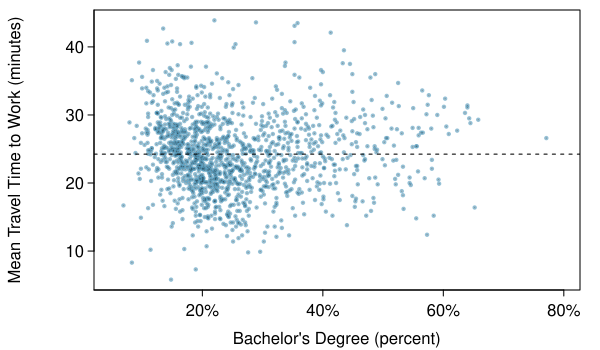

The R source for this figure:
library(openintro)
library(splines)

ind <- 2829

county23 = read.csv("https://www.dropbox.com/scl/fi/26nlqmfwuizg4vx9c2p7g/ACS2023wide_final.csv?rlkey=yt7l9xt0dulny0ho7i6lsxyq6&st=sm621q4x&dl=1")
myPDF("meanTravelTimeBachelors.pdf", 6, 3.5,
      mar = c(3, 4.7, 0.5, 1),
      mgp = c(2.4, 0.5, 0))
x <- county23$EDUCATION...Bachelor.s.degree.or.higher..percent.among.those.25.and.older.
y <- county23$MEAN.TRAVEL.TIME.TO.WORK..minutes.
plot(x, y, type = "n",
     xlim = c(5, max(x, na.rm = TRUE)),
    #ylim = c(20000, 100000),
     xlab = "",
     ylab = "",
     axes = FALSE)
#abline(h = pretty(c(0, y)), v = pretty(c(0, x)), col = COL[7, 3])
points(x, y, pch = 20, cex = 0.7, col = COL[1, 3])
AxisInPercent(1, pretty(c(0, x)))
axis(side = 2, at = seq(10, 50, by = 10))
box()
m = mean(y, na.rm = TRUE) 
abline(h=m, lty=2)
points(x, y, pch = ".", col = COL[5, 4])
mtext("Bachelor's Degree (percent)", 1, 1.9)
par(las = 0)
mtext("Mean Travel Time to Work (minutes)", 2, 3.5)

# t1 <- x[ind]
# t2 <- y[ind]
# lines(c(t1, t1), c(-1e5, t2),
#       lty = 2,
#       col = COL[4])
# lines(c(-1e5, t1), c(t2, t2),
#       lty = 2,
#       col = COL[4])
# points(t1, t2,
#        col = COL[4])
dev.off()

county[ind, ]
